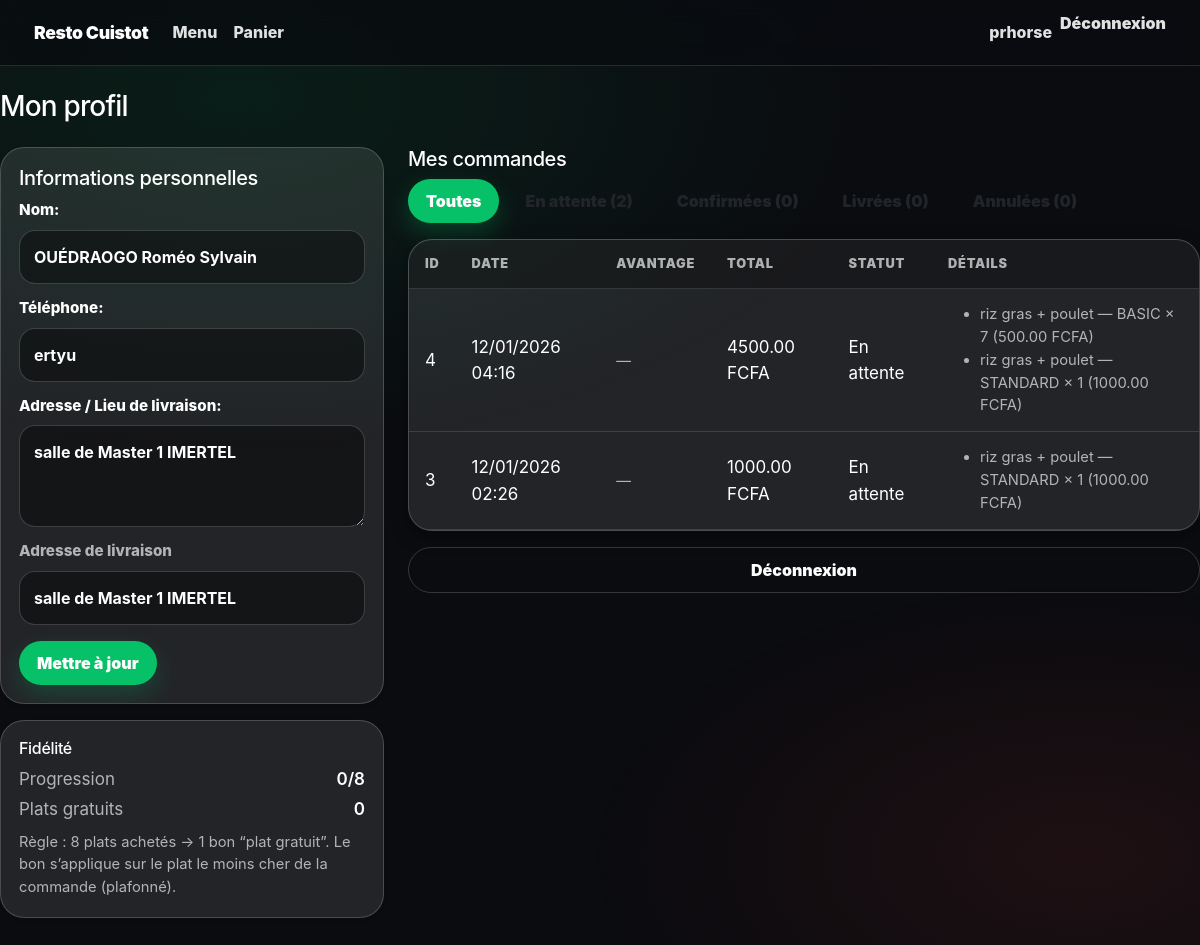
The page /comptes/profile/ (signed in) on the database as committed earlier.
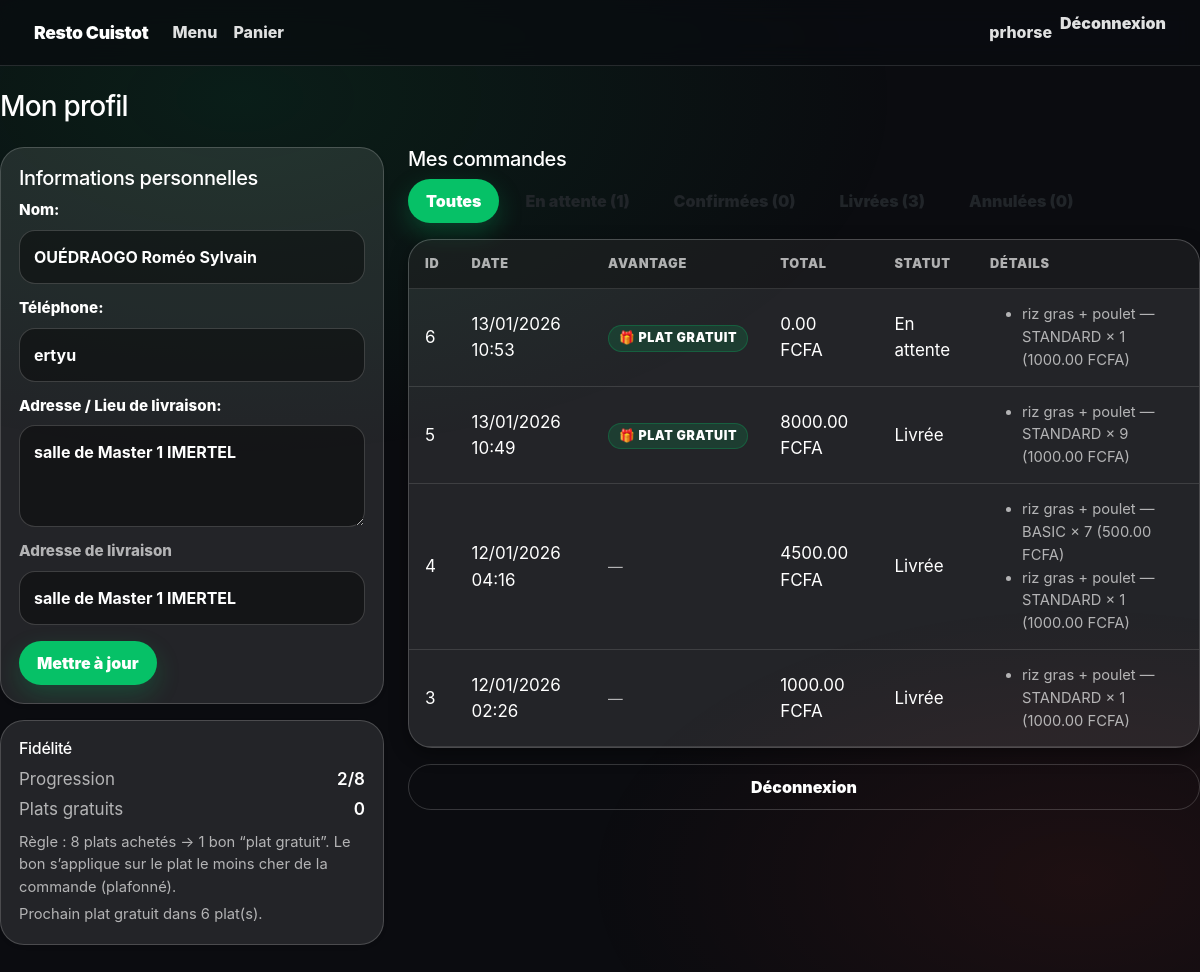
The same page on the database as committed later.
### comptes/models.py (models this page shows, shortened)
class UserProfile(models.Model):
    user = models.OneToOneField(
        settings.AUTH_USER_MODEL,
        on_delete=models.CASCADE,
        related_name="profile"
    )
    full_name = models.CharField(max_length=150, blank=True)
    phone = models.CharField(max_length=10, blank=True)
    address = models.TextField(blank=True ,default="salle de Master 1 IMERTEL")

### orders/models.py (models this page shows, shortened)
class Order(models.Model):
    STATUS_CHOICES = (
        ("pending", "En attente"),
        ("confirmed", "Confirmée"),
        ("canceled", "Annulée"),
        ("delivered", "Livrée"),
    )
    user = models.ForeignKey(
        settings.AUTH_USER_MODEL,
        on_delete=models.CASCADE,
        null=True, blank=True,
        related_name="orders",
    )
    created_at = models.DateTimeField(auto_now_add=True)
    customer_name = models.CharField(max_length=150)
    phone = models.CharField(max_length=20)
    address = models.TextField(blank=True, default="")
    subtotal = models.DecimalField(max_digits=10, decimal_places=2, default=Decimal("0.00"))
    discount_total = models.DecimalField(max_digits=10, decimal_places=2, default=Decimal("0.00"))
    total = models.DecimalField(max_digits=10, decimal_places=2, default=Decimal("0.00"))
    promo_code = models.CharField(max_length=32, null=True, blank=True)
    status = models.CharField(max_length=20, choices=STATUS_CHOICES, default="pending")

class OrderItem(models.Model):
    order = models.ForeignKey(Order, on_delete=models.CASCADE, related_name="items")
    meal = models.ForeignKey(Meal, on_delete=models.PROTECT)
    variant_code = models.CharField(max_length=20, default="standard")  # <-- AJOUT
    quantity = models.PositiveIntegerField(default=1)
    unit_price = models.DecimalField(max_digits=10, decimal_places=2)  # <-- un peu plus large

### shop/models.py (models this page shows, shortened)
class Meal(models.Model):
    category = models.ForeignKey(Category, on_delete=models.CASCADE, related_name='meals')
    name = models.CharField(max_length=150)
    slug = models.SlugField(unique=True)
    description = models.TextField(blank=True)
    is_active = models.BooleanField(default=True)
    image = models.ImageField(upload_to='meals/', blank=True, null=True)
    stock = models.PositiveIntegerField(default=0)  # stock global (optionnel)
    max_per_order = models.PositiveIntegerField(default=10)
    available_weekdays = models.JSONField(default=list, blank=True)  # ex: [0,2,4]

### comptes/views.py (the view)
# urls.py: path('profile/', views.profile, name='profile'),
@login_required
def profile(request):
    profile_obj, _ = UserProfile.objects.get_or_create(user=request.user)
    if request.method == "POST":
        form = ProfileForm(request.POST, instance=profile_obj)
        if form.is_valid():
            form.save()
    else:
        form = ProfileForm(instance=profile_obj)
    loyalty, _ = LoyaltyAccount.objects.get_or_create(user=request.user)
    free_vouchers = FreeItemVoucher.objects.filter(
        user=request.user,
        status=FreeItemVoucher.Status.AVAILABLE
    ).count()
    status = request.GET.get("status", "all")
    qs = (Order.objects
      .filter(user=request.user)
      .prefetch_related("items", "used_vouchers")  # used_vouchers = related_name dans FreeItemVoucher.used_order
      .order_by("-created_at"))
    if status != "all":
        qs = qs.filter(status=status)
    status_counts = (
        Order.objects.filter(user=request.user)
        .values("status")
        .annotate(n=Count("id"))
    )
    counts_map = {x["status"]: x["n"] for x in status_counts}
    counts = {
        "pending": counts_map.get("pending", 0),
        "confirmed": counts_map.get("confirmed", 0),
        "delivered": counts_map.get("delivered", 0),
        "canceled": counts_map.get("canceled", 0),
    }
    next_free_in = (8 - (loyalty.stamps % 8)) if (loyalty.stamps % 8) != 0 else 0
    return render(request, "registration/profile.html", {
        "form": form,
        "profile": profile_obj,   # <-- AJOUT
        "orders": qs,
        "status": status,
        "counts": counts,
        "loyalty_points": loyalty.stamps,
        "free_vouchers": free_vouchers,
        "next_free_in" : next_free_in,
    })

### comptes/forms.py
class ProfileForm(forms.ModelForm):
    address = forms.CharField(
        label="Adresse / Lieu de livraison",
        required=False,
        widget=forms.Textarea(attrs={
            "class": "form-control",
            "rows": 3,
            "readonly": "readonly"
        })
    )
    class Meta:
        model = UserProfile
        fields = ["full_name", "phone", "address"]
        labels = {
            "full_name": "Nom",
            "phone": "Téléphone",
        }
        widgets = {
            "full_name": forms.TextInput(attrs={"class": "form-control"}),
            "phone": forms.TextInput(attrs={"class": "form-control"}),
        }

### orders/cart.py (called while the page is built)
    def __len__(self):
        return sum(int(item.get("quantity", 0)) for item in self.cart.values())

### orders/context_processors.py (called while the page is built)
def cart(request):
    return {"cart": Cart(request)}

### comptes/templates/registration/profile.html (shortened to what this page needs)
{% extends "base.html" %}
{% block content %}
<h1 class="h3 mb-4">Mon profil</h1>
<div class="row g-4">
  <div class="col-lg-4">
    <div class="card card-body shadow-sm mb-3">
      <h2 class="h5">Informations personnelles</h2>
      <form method="post">
        {{ form.as_p }}
        <div class="mb-3">
          <label class="form-label text-muted">Adresse de livraison</label>
          <div class="form-control bg-light">
            {{ profile.address }}
          </div>
        </div>
        <button type="submit" class="btn btn-primary btn-sm">Mettre à jour</button>
      </form>
    </div>
    <div class="card card-body shadow-sm">
      <h2 class="h6 mb-2">Fidélité</h2>
      <div class="d-flex justify-content-between">
        <span class="text-muted">Progression</span>
        <span class="fw-semibold">{{ loyalty_points }}/8</span>
      </div>
      <div class="d-flex justify-content-between mt-1">
        <span class="text-muted">Plats gratuits</span>
        <span class="fw-semibold">{{ free_vouchers }}</span>
      </div>
      <div class="text-muted small mt-2">
        Règle : 8 plats achetés → 1 bon “plat gratuit”.
        Le bon s’applique sur le plat le moins cher de la commande (plafonné).
      </div>
      {% if next_free_in > 0 %}
        <div class="text-muted small mt-1">
          Prochain plat gratuit dans {{ next_free_in }} plat(s).
        </div>
      {% endif %}
    </div>
  </div>
  <div class="col-lg-8">
    <div class="d-flex justify-content-between align-items-center mb-2">
      <h2 class="h5 mb-0">Mes commandes</h2>
    </div>
    <div class="d-flex flex-wrap gap-2 mb-3">
      <a class="btn btn-sm {% if status == 'all' %}btn-dark{% else %}btn-outline-dark{% endif %}"
         href="?status=all">
        Toutes
      </a>
      <a class="btn btn-sm {% if status == 'pending' %}btn-dark{% else %}btn-outline-dark{% endif %}"
         href="?status=pending">
        En attente ({{ counts.pending }})
      </a>
      <a class="btn btn-sm {% if status == 'confirmed' %}btn-dark{% else %}btn-outline-dark{% endif %}"
         href="?status=confirmed">
        Confirmées ({{ counts.confirmed }})
      </a>
      <a class="btn btn-sm {% if status == 'delivered' %}btn-dark{% else %}btn-outline-dark{% endif %}"
         href="?status=delivered">
        Livrées ({{ counts.delivered }})
      </a>
      <a class="btn btn-sm {% if status == 'canceled' %}btn-dark{% else %}btn-outline-dark{% endif %}"
         href="?status=canceled">
        Annulées ({{ counts.canceled }})
      </a>
    </div>
    <div class="card table-card">
      <div class="table-responsive">
        <table class="table table-sm align-middle mb-0 table-darklike">
          <thead>
            <tr>
              <th>ID</th>
              <th>Date</th>
              <th>Avantage</th>
              <th>Total</th>
              <th>Statut</th>
              <th>Détails</th>
            </tr>
          </thead>
          <tbody>
            {% for order in orders %}
              <tr>
                <td>{{ order.id }}</td>
                <td>{{ order.created_at|date:"d/m/Y H:i" }}</td>
                <td>
                  {% if order.used_vouchers.all|length > 0 %}
                    <span class="badge badge-primary">🎁 Plat gratuit</span>
                  {% elif order.promo_code %}
                    <span class="badge badge-primary">🏷️ Promo</span>
                  {% else %}
                    <span class="text-muted small">—</span>
                  {% endif %}
                </td>
                <td>{{ order.total }} FCFA</td>
                <td>{{ order.get_status_display }}</td>
                <td>
                  <ul class="mb-0 small">
                    {% for item in order.items.all %}
                      <li>
                        {{ item.meal.name }}
                        — {{ item.variant_code|upper }}
                        × {{ item.quantity }}
                        ({{ item.unit_price }} FCFA)
                      </li>
                    {% endfor %}
                  </ul>
                </td>
              </tr>
            {% empty %}
              <tr>
                <td colspan="6" class="text-muted">Aucune commande pour le moment.</td>
              </tr>
            {% endfor %}
          </tbody>
        </table>
      </div>
    </div>
      <form method="post" action="{% url 'comptes:logout' %}">
        <button type="submit" class="btn btn-outline-secondary w-100 mt-3">
          Déconnexion
        </button>
      </form>
  </div>
{% endblock %}

### shop/templates/base.html (shortened to what this page needs)
{% load static %}
<!DOCTYPE html>
<html lang="fr">
  <head>
    <link
      href="https://cdn.jsdelivr.net/npm/bootstrap@5.3.3/dist/css/bootstrap.min.css"
      rel="stylesheet"
    >
  <link rel="stylesheet" href="{% static 'shop/css/app.css' %}">
  </head>
<body hx-headers='{"X-CSRFToken": "{{ csrf_token }}"}'>
   <nav class="navbar navbar-expand-lg navbar-dark navbar-food sticky-top">
    <div class="container">
      <a class="navbar-brand" href="{% url 'shop:meal_list' %}">Resto Cuistot</a>
      <div class="collapse navbar-collapse" id="navbarNav">
        <ul class="navbar-nav me-auto">
          <li class="nav-item">
            <a class="nav-link" href="{% url 'shop:meal_list' %}">Menu</a>
          </li>
          <li class="nav-item">
            <a class="nav-link position-relative" href="{% url 'orders:cart_detail' %}">
              Panier
            </a>
          </li>
        </ul>
        <ul class="navbar-nav ms-auto">
        {% if user.is_authenticated %}
          <a class="nav-link" href="{% url 'comptes:profile' %}">{{ user.username }}</a>
          <form method="post" action="{% url 'comptes:logout' %}" class="d-inline">
            <button type="submit" class="btn btn-link nav-link p-0 align-baseline">
              Déconnexion
            </button>
          </form>
        {% else %}
          <a class="nav-link" href="{% url 'comptes:login' %}">Connexion</a>
        {% endif %}
        </ul>
      </div>
    </div>
  </nav>
  <main class="main-content">
    {% block content %}{% endblock %}
  </main>
</body>
</body>
</html>

Rows that differ between the two databases and show on the page:
added Order: id "6", created_at "13/01/2026 10:53", shows "🎁 PLAT GRATUIT", total "0.00", status "En attente"
added OrderItem: meal.name "riz gras + poulet", variant_code "STANDARD", quantity "1", unit_price "1000.00", shown under "6"
added Order: id "5", created_at "13/01/2026 10:49", shows "🎁 PLAT GRATUIT", total "8000.00", status "Livrée"
added OrderItem: meal.name "riz gras + poulet", variant_code "STANDARD", quantity "9", unit_price "1000.00", shown under "5"
changed Order id 4: status "En attente" → "Livrée"
changed Order id 3: status "En attente" → "Livrée"
Other text that changed with them:
{{ loyalty_points }}: "0" → "2"
{{ next_free_in }}: (not shown) → "6"
{{ counts.pending }}: "2" → "1"
{{ counts.delivered }}: "0" → "3"
text now shown: "Prochain plat gratuit dans plat(s)."
